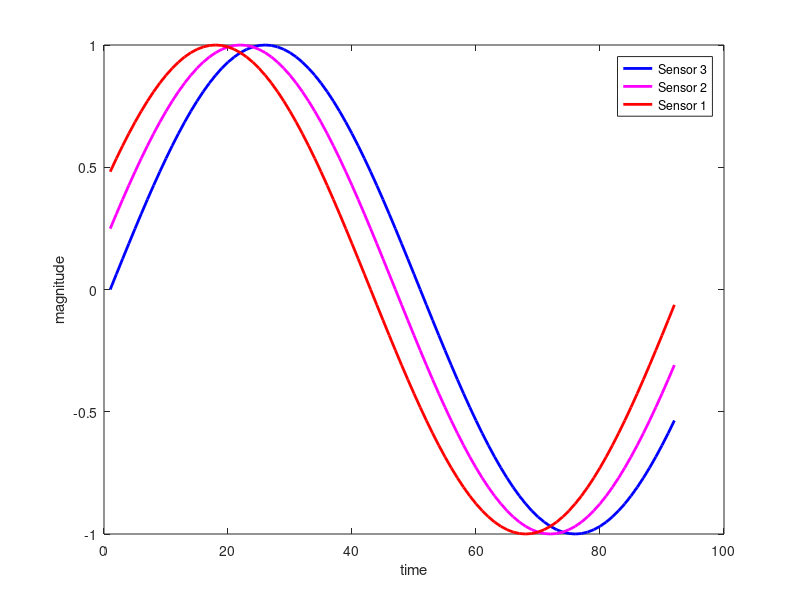
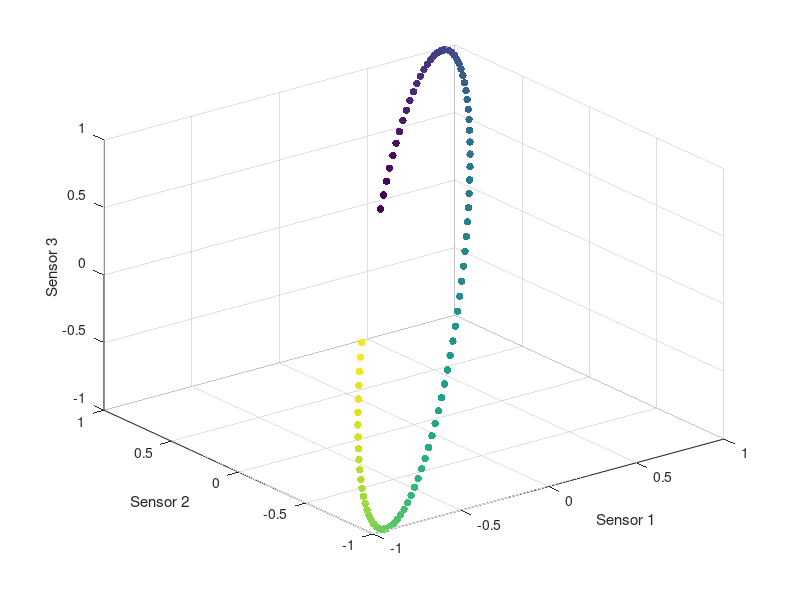

These figures' MATLAB source, in order: (Note: this script raises an error after producing the figures.)
%%
%how tw looks like
% close all
% x = [1;0;0];
% M = [0.9, 0,0;0.1, 0.9,0;0,0.1,0.9];
% for i = 2:100
% x(:,i) = M*x(:,i-1);
% end
% figure
% plot(x')
% 
% figure
% scatter3(x(1,:),x(2,:),x(3,:))
% 
% 
% u,s,v = svd(x);


%%

% 
% close all
% x = [1;0.5;-2];
% %M = randn(3,3);
% M = [1,0,0;0,0.99,0;0,0,1.01];%[1,0.1,-0.5;0.1,1.2,0.4;-0.5,0.4,0.8]*0.63;
% for i = 2:100
% x(:,i) = M*x(:,i-1);
% end
% figure
% plot(x')
% 
% figure
% scatter3(x(1,:),x(2,:),x(3,:))


%u,s,v = svd(x);

%%
close all

N = 3;
 delta = 0.002;%0.125/2;
 f = 10.0;
 fs = 1000;
 v = 0.5;
 nT = 92;
 
 x = zeros(N, nT);
 cum_dist = 0.;
 
 for i = 1:N
     for t = 0:nT-1
         x(i, t+1) = cum_dist/v+t/fs;
     end
     cum_dist = cum_dist+delta;
 end
 
 s = sin(2*pi*(f)*x);
 
 [u,ss,v] = svd(s,'econ');
 %s = u'*s;
 
 figure
 plot(s(1,:)', 'LineWidth',2, 'Color','b')
 hold on
 plot(s(2,:)', 'LineWidth',2,  'Color','m')
 hold on
 plot(s(3,:)', 'LineWidth',2,  'Color','r')
 hold on
 legend('Sensor 3', 'Sensor 2', 'Sensor 1')
xlabel('time')
ylabel('magnitude')
c = linspace(1,10,nT);
figure
 scatter3(s(1,:),s(2,:),s(3,:),30, c,'filled')
 
 xlabel('Sensor 1')
 ylabel('Sensor 2')
 zlabel('Sensor 3')
 
 ds = s(:,2:end)-s(:,1:end-1);
 
 M = ds*pinv(s(:,1:end-1));
 
 err_full = norm(ds-M*s(:,1:end-1)-mean(ds,2),'fro');
 
 M_sym = travelling_matrix(s(:,1:end-1)',ds')';
 
 err_sym = norm(ds-M_sym*s(:,1:end-1),'fro');
 
 p2 = N^2;
 p1 = N*(N-1)/2+N;
 F_value = ((-err_full^2+err_sym^2)/(p2-p1))/((err_sym)^2/(nT-p2));

%%
% close all
% 
% N = 2;
% delta = 0.125/2;
% f = 10.0;
% fs = 1000;
% v = 0.5;
% nT = 100;
% 
% x = zeros(N, nT);
% cum_dist = 0.;
% 
% for i = 1:N
%     for t = 0:nT-1
%         x(i, t+1) = cum_dist/v+t/fs;
%     end
%     cum_dist = cum_dist+delta;
% end
% 
% s = sin(2*pi*(f)*x);
% 
% %[u,ss,v] = svd(s,'econ');
% %s = u'*s;
% 
% 
% 
% ds = s(:,2:end)-s(:,1:end-1);
% 
% M = ds*pinv(s(:,1:end-1));
% 
% 
% 
% t = linspace(-1,1,nT);
% figure
% %plot3(x(1,:),x(2,:),zeros(1,nT),'LineWidth',2)%,'Color',t,'interp')
% hold on
% surface([s(1,:);s(1,:)],[s(2,:);s(2,:)],[zeros(1,nT);zeros(1,nT)],[t ;t],...
%     'facecol','no','edgecol','interp','LineWidth', 2);
% hold on
% plot3([0,0],[-10,10],[0,0],'--','Color','k')
% hold on
% plot3([-10,10],[0,0],[0,0],'--','Color','k')
% 
% colormap default
% ylim([-1.2,1.2])
% xlim([-1.2,1.2])
% xlabel('x')
% ylabel('y')
% title('skew-symmetric M')









%%
% 
% close all
% 
% M = [-0.1,-0.15;-0.15,0.15]; % M = [-0.005,0.1;0,-0.005]%
% nT = 20;
% x = [];
% x(:,1) = [2;1];
% for i = 2:nT
%     x(:,i) = x(:,i-1) + M*x(:,i-1);
% end
% 
% t = linspace(-1,1,nT);
% figure
% %plot3(x(1,:),x(2,:),zeros(1,nT),'LineWidth',2)%,'Color',t,'interp')
% hold on
% surface([x(1,:);x(1,:)],[x(2,:);x(2,:)],[zeros(1,nT);zeros(1,nT)],[t ;t],...
%     'facecol','no','edgecol','interp','LineWidth', 2);
% hold on
% plot3([0,0],[-10,10],[0,0],'--','Color','k')
% hold on
% plot3([-10,10],[0,0],[0,0],'--','Color','k')
% 
% colormap default
% ylim([-0.5,2.5])
% xlim([-1.5,2.5])
% xlabel('x')
% ylabel('y')
% title('symmetric M')
% 


%%
% close all
% N = 500;
% X = zeros(N);
% 
% x = linspace(0.5,1,N);
% for i = 1:N
%     X(i,:) = x;
%     x = x-0.5/(N-1);
% end
% figure
% imshow(X)
% colormap 'jet'


%%
% close all
% N = 500;
% X = zeros(N);
% 
% x = linspace(0,1,N);
% for i = 1:N
%     X(i,:) = x;
%     x = x-1/(N-1);
% end
% figure
% imshow(abs(X))
% colormap 'jet'



